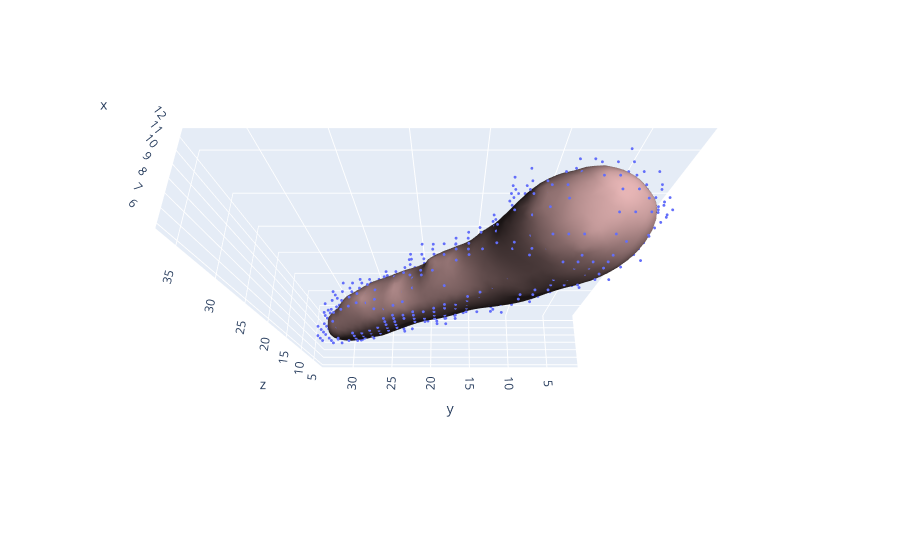

The notebook cell saved with this chart:
### Code cell
fig = cld.draw(list(SPAM_vols.values())[0], th_min=0.2)
cld.draw(list(SPAM_meshes.values())[0], fig=fig)

### Figure 1 — Plotly figure (JSON) as saved in the notebook; plotly's stock layout.template omitted (floating-point values rounded to 4 significant figures; data arrays with more than 128 entries replaced by an {"elided": "..."} marker saying what was removed)
{"data": [{"marker": {"opacity": 1, "size": 1}, "mode": "markers", "type": "scatter3d", "x": {"elided": "1659 int values"}, "y": {"elided": "1659 int values"}, "z": {"elided": "1659 int values"}}, {"color": "rgb(255,200,200)", "i": {"elided": "3274 int values"}, "j": {"elided": "3274 int values"}, "k": {"elided": "3274 int values"}, "lighting": {"ambient": 0.1}, "lightposition": {"x": 0, "y": 0, "z": 0}, "opacity": 1, "type": "mesh3d", "x": {"elided": "1639 float values"}, "y": {"elided": "1639 float values"}, "z": {"elided": "1639 float values"}}], "layout": {"legend": {"itemsizing": "constant"}, "scene": {"aspectmode": "data", "camera": {"eye": {"x": -0.8, "y": 0, "z": 2}}}, "title": {"text": ""}}}
